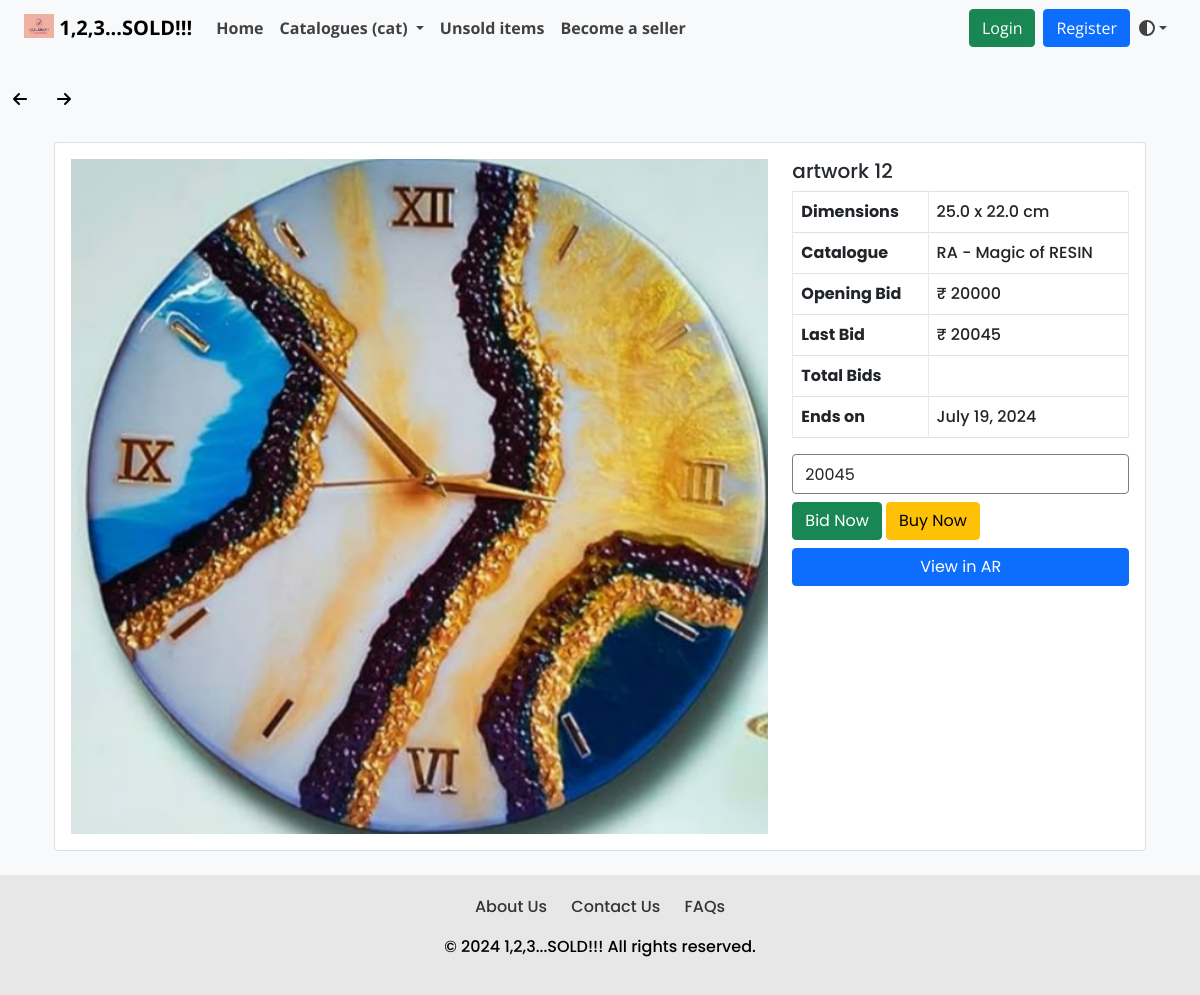
Screenshot of /viewdetails/130/ with the database file from the repository.
### dashboard/models.py (models this page shows, shortened)
class Artwork(models.Model):
    product_id = models.CharField(max_length=255, default="")
    product_name = models.CharField(max_length=255, default="", blank=False, null=False)
    product_price = models.IntegerField(default=0, null=False)
    opening_bid = models.IntegerField(default=0)
    product_cat = models.ForeignKey('Catalogue', on_delete=models.CASCADE)
    product_qty = models.IntegerField(default=0)
    product_image = models.ImageField(upload_to='arts/')
    dimension_unit = models.CharField(max_length=2, choices=[('cm', 'Centimeters'), ('ft', 'Feet')])
    length_in_centimeters = models.FloatField(default=0.0, blank=True, null=True)
    width_in_centimeters = models.FloatField(default=0.0, blank=True, null=True)
    foot = models.FloatField(default=0, blank=True, null=True)
    inches = models.FloatField(default=0, blank=True, null=True)
    end_date = models.DateField()
    user = models.ForeignKey(settings.AUTH_USER_MODEL, on_delete=models.CASCADE)
    is_sold = models.BooleanField(default=False)

class Catalogue(models.Model):
    cat_name = models.CharField(max_length=255)
    def __str__(self):
        return self.cat_name

class Bid(models.Model):
    user = models.ForeignKey(settings.AUTH_USER_MODEL, on_delete=models.CASCADE)
    product = models.ForeignKey(Artwork, on_delete=models.CASCADE)
    bid_date = models.DateField(auto_now_add=True)
    bid_amt = models.IntegerField(default=1)

### art/views.py (the view)
# urls.py: path('viewdetails/<int:pk>/',views.ArtworkDetailView.as_view(),name="product_details"),
class ArtworkDetailView(DetailView):
    model = Artwork
    template_name = "art/artwork_detail.html"
    def get_context_data(self, **kwargs):
        context = super().get_context_data(**kwargs)
        context["last_bid"] = Bid.objects.filter(product=self.kwargs.get("pk")).last()
        context["total_bid"] = Bid.objects.filter(product=self.kwargs.get("pk")).count()
        return context

### art/context_processors.py (called while the page is built)
def catalogue_list(request):
    return {"catalogue_list": Catalogue.objects.all()}

### templates/art/artwork_detail.html (shortened to what this page needs)
{% extends './layout.html' %}
{% load static %}
{% block css_file %}
<link rel="stylesheet" href="{% static 'home/css/artwork_detail.css' %}" type="text/css">
{% endblock %}
{% block body %}
{% include "./includes/navbar.html" %}
<br>
{% include "./arrow_button.html" %}
<button onclick="goBack()" class="btn btn-light"><i class="fa-solid fa-arrow-left"></i></button>
<button onclick="goForward()" class="btn btn-light"><i class="fa-solid fa-arrow-right"></i></button>
<div class="container p-4">
    <div class="card">
        <div class="card-body poppins-regular-pro_details">
            <div class="row">
                <div class="col-8">
                    <img src="{{ object.product_image.url }}" alt="img" width="100%" />
                </div>
                <div class="col-4">
                    <h5>{{ object.product_name }}</h5>
                    <table class="table table-bordered">
                        <tbody>
                            <tr>
                                <th>Dimensions</th>
                                <td>
                                    {% if object.length_in_centimeters and object.width_in_centimeters %}
                                        {{ object.length_in_centimeters }} x {{ object.width_in_centimeters }} cm
                                    {% elif object.foot and object.inches %}
                                        {{ object.foot|floatformat }}' {{ object.inches|floatformat }}"
                                    {% else %}
                                        Not specified
                                    {% endif %}
                                </td>
                            </tr>
                            <tr>
                                <th>Catalogue</th>
                                <td>{{ object.product_cat }}</td>
                            </tr>
                            <tr>
                                <th>Opening Bid</th>
                                <td>₹ {{ object.opening_bid }}</td>
                            </tr>
                            <tr>
                                <th>Last Bid</th>
                                <td id="last-bid">₹ {{ last_bid.bid_amt }}</td>
                            </tr>
                            <tr>
                                <th>Total Bids</th>
                                <td id="total-bids">{{ total_bids }}</td>
                            </tr>
                            <tr>
                                <th>Ends on</th>
                                <td>{{ object.end_date }}</td>
                            </tr>
                        </tbody>
                    </table>
                    <div class="btn-group d-flex mx-auto mb-2 mt-2" role="group" aria-label="Basic outlined example">
                        <form id="bid-form" action="{% url 'dashboard:place_bid' %}" method="post">
                            <input type="number" id="bid-amount" name="bid_amt" value="{{ last_bid.bid_amt }}" min="{{ last_bid.bid_amt }}" class="form-control">
                            <button onclick="sendBid(event)" class="btn btn-success bid_now mt-2">Bid Now</button>
                            <a href="{% url 'art:place_order' pk=object.id %}" type="button" class="btn btn-warning buy_now mt-2">Buy Now</a>
                        </form>
                    </div>
                    <div class="d-grid gap-2">
                        <a class="btn btn-primary" type="button" href="{% url 'art:view_3d' id=object.id %}">View in AR</a>
                    </div>
                </div>
            </div>
        </div>
    </div>
</div>
{% endblock %}

### static/dashboard/css/contact.css (style rules this page uses)
:root { --background-color: #e7e7e7; --text-color: #000; --link-color: #343434; --link-hover-color: #000000; --title-color: #000; --contact-text-color: #000; }
body { background-color: var(--background-color); color: var(--text-color); }

### static/dashboard/css/artwork_detail.css (style rules this page uses)
.card { position: relative; display: flex; flex-direction: column; min-width: 0; word-wrap: break-word; background-color: #ffffff !important; background-clip: border-box; border-radius: .25rem; }
.form-control { border: 1px solid #7c7c7c !important; background-color: rgba(255, 255, 255, 0.84) !important; }

### static/dashboard/css/navbar.css (style rules this page uses)
body.light-mode { background-color: #f8f9fa; color: #000; }
:root { --border-color: black; }

### static/dashboard/css/signup.css (style rules this page uses)
.card { position: relative; display: flex; flex-direction: column; min-width: 0; word-wrap: break-word; background-color: #ffffff00 !important; background-clip: border-box; border-radius: .25rem; }
.form-control { border: 1px solid #7c7c7c !important; background-color: rgba(255, 255, 255, 0.84) !important; }
.container { display: block; width: 100%; padding-right: 15px; padding-left: 15px; margin-right: auto; margin-left: auto; }
.btn { display: inline-block; font-weight: 400; color: #fff; text-align: center; vertical-align: middle; -webkit-user-select: none; -moz-user-select: none; -ms-user-select: none; user-select: none; background-color: transparent; border: 1px solid transparent; padding: 0.375rem 0.75rem; font-size: 1rem; line-height: 1.5; border-radius: 0.25rem; }
.btn-primary { color: #fff; background-color: #007bff; border-color: #007bff; }

### static/dashboard/css/login.css (style rules this page uses)
.card { position: relative; display: flex; flex-direction: column; min-width: 0; word-wrap: break-word; background-color: #ffffff84 !important; background-clip: border-box; border-radius: .25rem; }
.form-control { border: 1px solid #7c7c7c !important; background-color: rgba(255, 255, 255, 0.84) !important; }

### static/dashboard/css/unsold.css (style rules this page uses)
.row { justify-content: start; --bs-gutter-y: 1.5rem !important; }

### static/dashboard/css/productdetail.css (style rules this page uses)
.poppins-regular-pro_details { font-family: "Poppins", sans-serif; font-weight: 425; font-style: normal; }

### static/dashboard/css/faq.css (style rules this page uses)
:root { --background-color: #f8f9fa; --text-color: #000; --link-color: #007bff; --link-hover-color: #0056b3; --title-color: #000; --accordion-bg-color: #fff; --accordion-border-color: #ddd; --accordion-header-bg-color: #f7f7f7; --accordion-header-text-color: #000; }
body { background-color: var(--background-color); color: var(--text-color); }

### static/dashboard/css/index.css (style rules this page uses)
:root { --background-color: #e7e7e7; --text-color: #000; --link-color: #343434; --link-hover-color: #000000; --title-color: #000; --contact-text-color: #000; }
.row { justify-content: start; --bs-gutter-y: 1.5rem !important; }

### static/home/css/about.css (style rules this page uses)
body, h1, h4, p { margin: 0; padding: 0; }

### static/dashboard/css/register_seller.css (style rules this page uses)
.card { position: relative; display: flex; flex-direction: column; min-width: 0; word-wrap: break-word; background-color: #ffffff84 !important; background-clip: border-box; border-radius: .25rem; }
.form-control { border: 1px solid #7c7c7c !important; background-color: rgba(255, 255, 255, 0.84) !important; }
.container { display: block; width: 100%; padding-right: 15px; padding-left: 15px; margin-right: auto; margin-left: auto; }
.btn { display: inline-block; font-weight: 400; color: #fff; text-align: center; vertical-align: middle; -webkit-user-select: none; -moz-user-select: none; -ms-user-select: none; user-select: none; background-color: transparent; border: 1px solid transparent; padding: 0.375rem 0.75rem; font-size: 1rem; line-height: 1.5; border-radius: 0.25rem; }
.btn-primary { color: #fff; background-color: #007bff; border-color: #007bff; }

### rows the page displays
Artwork: product_image (picture), product_name "artwork 12", length_in_centimeters "25.0", width_in_centimeters "22.0", product_cat "RA - Magic of RESIN", opening_bid "20000", end_date "July 19, 2024"
Bid: bid_amt "20045"
